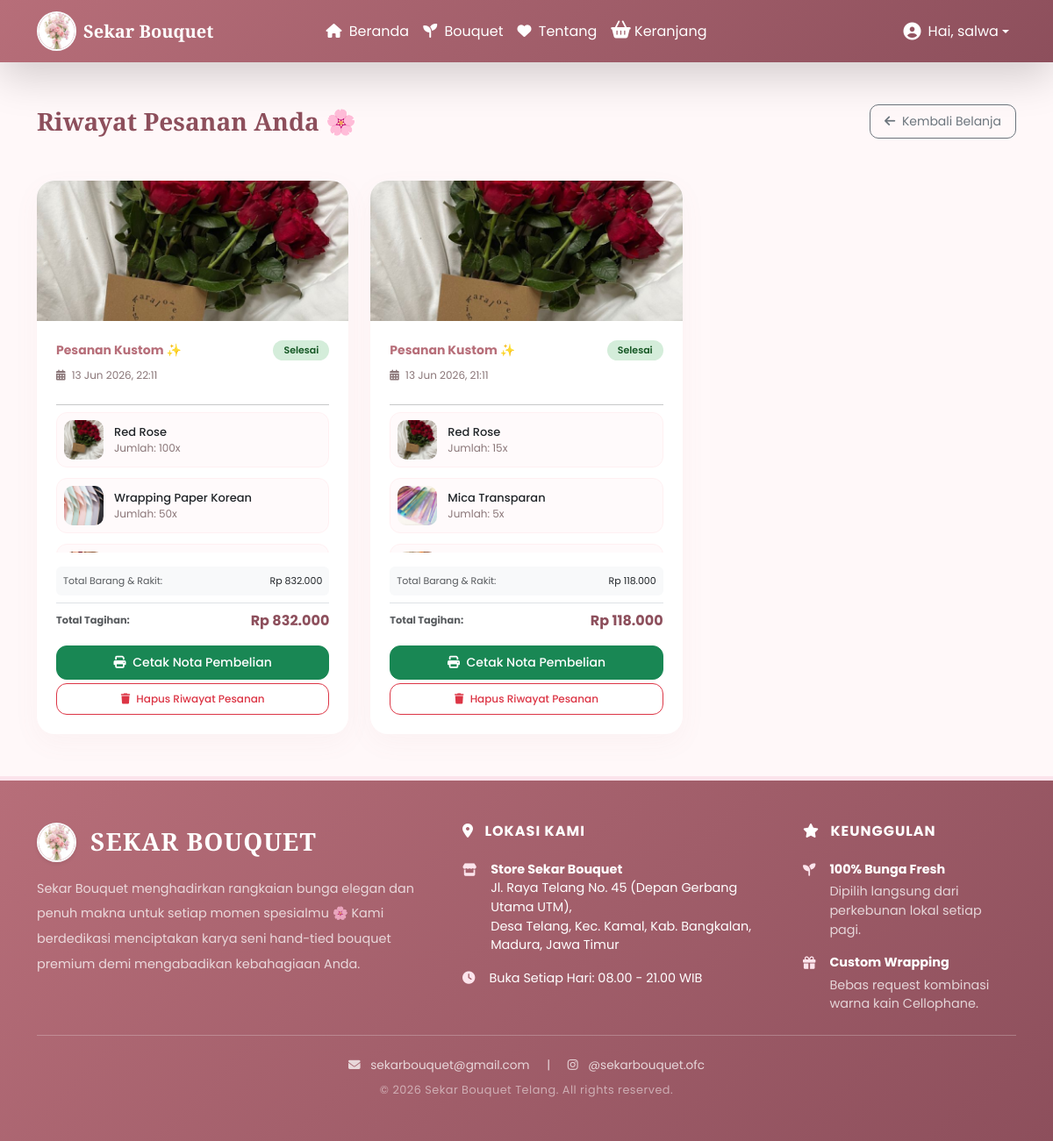
/riwayat_pesanan.php (signed in), run on the app's committed database.
### tables this page shows
CREATE TABLE `pesanan` (
  `id_pesanan` int(11) NOT NULL,
  `id_pelanggan` int(11) NOT NULL,
  `tanggal` datetime DEFAULT current_timestamp(),
  `total` int(11) DEFAULT 0,
  `status` enum('Menunggu Pembayaran','Diproses','Selesai','Dibatalkan') DEFAULT 'Menunggu Pembayaran',
  `metode_pembayaran` varchar(50) DEFAULT NULL,
  `bukti` varchar(255) DEFAULT NULL
);

CREATE TABLE `produk` (
  `id_produk` int(11) NOT NULL,
  `id_kategori` int(11) NOT NULL,
  `id_supplier` int(11) NOT NULL,
  `nama_produk` varchar(100) NOT NULL,
  `warna` varchar(50) DEFAULT NULL,
  `ukuran` varchar(30) DEFAULT NULL,
  `harga_beli` int(11) NOT NULL,
  `harga_jual` int(11) NOT NULL,
  `stok` int(11) DEFAULT 0,
  `stok_minimum` int(11) DEFAULT 10,
  `tanggal_masuk` date DEFAULT NULL,
  `tanggal_expired` date DEFAULT NULL,
  `gambar` varchar(255) DEFAULT NULL
);

CREATE TABLE `detail_pesanan` (
  `id_detail` int(11) NOT NULL,
  `id_pesanan` int(11) NOT NULL,
  `id_produk` int(11) NOT NULL,
  `jumlah` int(11) NOT NULL,
  `harga` int(11) NOT NULL,
  `subtotal` int(11) NOT NULL
);

### riwayat_pesanan.php (the view, shortened to what this page needs)
<?php
include 'koneksi.php';
$id_user = $_SESSION['id_pelanggan'] ?? $_SESSION['id_user'] ?? $_SESSION['id'] ?? null;
$sql = "SELECT
            p.*,
            bc.ongkos_rakit,
            (SELECT SUM(subtotal) FROM detail_pesanan dp WHERE dp.id_pesanan = p.id_pesanan) AS total_komponen
        FROM pesanan p
        LEFT JOIN bouquet_custom bc ON p.id_pesanan = bc.id_pesanan
        WHERE p.id_pelanggan = ?
        ORDER BY p.id_pesanan DESC";
$stmt = $koneksi->prepare($sql);
$stmt->bind_param("i", $id_user);
$stmt->execute();
$result = $stmt->get_result();
?>
<!DOCTYPE html>
<html lang="id">
<head>
    <link href="https://cdn.jsdelivr.net/npm/bootstrap@5.3.2/dist/css/bootstrap.min.css" rel="stylesheet">
    <link rel="stylesheet" href="https://cdnjs.cloudflare.com/ajax/libs/font-awesome/6.4.2/css/all.min.css">
</head>
<body>
<?php include 'layout/header.php'; ?>
<div class="container py-5" style="min-height: 80vh;">
    <div class="d-flex justify-content-between align-items-center mb-5">
        <h3 class="mb-0 fw-bold text-dark" style="font-family: 'Playfair Display', serif; color: #8d4f5c !important;">Riwayat Pesanan Anda 🌸</h3>
        <a href="index.php" class="btn btn-outline-secondary btn-sm px-3 py-2" style="border-radius: 10px;">
            <i class="fa fa-arrow-left me-1"></i> Kembali Belanja
        </a>
    </div>
    <?php if($result->num_rows === 0): ?>
        <div class="text-center py-5">
            <i class="fa-solid fa-basket-shopping text-muted mb-3" style="font-size: 3.5rem; opacity: 0.4;"></i>
            <p class="text-muted">Belum ada riwayat transaksi yang tercatat.</p>
        </div>
    <?php else: ?>
        <div class="grid">
        <?php while($row = $result->fetch_assoc()): ?>
            <?php
                $id = $row['id_pesanan'];
                $status_db = trim($row['status']);
                $ongkos_rakit     = (int)($row['ongkos_rakit'] ?? 0);
                $info_pesanan     = ($ongkos_rakit > 0) ? "Pesanan Kustom ✨" : "Katalog Produk 🌸";
                $badge_class = "status-pending";
                if (strcasecmp($status_db, 'selesai') == 0) {
                    $badge_class = "status-selesai";
                } elseif (strcasecmp($status_db, 'diproses') == 0) {
                    $badge_class = "status-diproses";
                } elseif (strcasecmp($status_db, 'dibatalkan') == 0) {
                    $badge_class = "status-dibatalkan";
                }
                $total_komponen   = (int)($row['total_komponen'] ?? 0);
                $subtotal_asli    = $total_komponen + $ongkos_rakit;
                $total_akhir_db   = (int)$row['total'];
                $q_first = $koneksi->prepare("SELECT pr.gambar FROM detail_pesanan dp JOIN produk pr ON pr.id_produk = dp.id_produk WHERE dp.id_pesanan = ? LIMIT 1");
                $q_first->bind_param("i", $id);
                $q_first->execute();
                $first = $q_first->get_result()->fetch_assoc();
            ?>
            <div class="card-order">
                <?php if(!empty($first['gambar'])): ?>
                    <img src="assets/gambar/<?= htmlspecialchars($first['gambar']); ?>" class="header-img">
                <?php else: ?>
                    <div class="bg-secondary-subtle header-img d-flex align-items-center justify-content-center">
                        <i class="fa fa-image text-muted fs-3"></i>
                    </div>
                <?php endif; ?>
                <div class="content">
                    <div class="d-flex justify-content-between align-items-center mb-2">
                        <span class="fw-bold text-dark fs-6" style="font-size: 14px !important; color: #b76e79 !important;">
                            <?= $info_pesanan; ?>
                        </span>
                        <span class="badge <?= $badge_class; ?>"><?= htmlspecialchars($status_db); ?></span>
                    </div>
                    <div class="small-text mb-3">
                        <i class="fa fa-calendar-alt me-1"></i> <?= date('d M Y, H:i', strtotime($row['tanggal'])); ?>
                    </div>
                    <hr class="my-2 opacity-25">
                    <div class="product-list-scroll mb-3" style="max-height: 160px; overflow-y: auto;">
                        <?php
                        $q_items = $koneksi->prepare("SELECT pr.nama_produk, pr.gambar, dp.jumlah FROM detail_pesanan dp JOIN produk pr ON pr.id_produk = dp.id_produk WHERE dp.id_pesanan = ?");
                        $q_items->bind_param("i", $id);
                        $q_items->execute();
                        $res_items = $q_items->get_result();
                        while($p = $res_items->fetch_assoc()):
                        ?>
                            <div class="product-item">
                                <img src="assets/gambar/<?= htmlspecialchars($p['gambar']); ?>" class="product-img">
                                <div class="flex-grow-1">
                                    <div class="fw-medium text-dark text-truncate" style="max-width: 180px;"><?= htmlspecialchars($p['nama_produk']); ?></div>
                                    <div class="small-text">Jumlah: <?= $p['jumlah']; ?>x</div>
                                </div>
                            </div>
                        <?php endwhile; $q_items->close(); ?>
                    </div>
                    <div class="mt-auto">
                        <div class="bg-light p-2 rounded mb-2 style-muted" style="font-size: 11px;">
                            <div class="d-flex justify-content-between">
                                <span class="text-muted">Total Barang & Rakit:</span>
                                <span class="text-dark">Rp <?= number_format($subtotal_asli, 0, ',', '.'); ?></span>
                            </div>
                        </div>
                        <div class="d-flex justify-content-between align-items-center pt-2 border-top">
                            <span class="text-muted small fw-bold">Total Tagihan:</span>
                            <span class="fw-bold fs-6" style="color: #8d4f5c;">Rp <?= number_format($total_akhir_db, 0, ',', '.'); ?></span>
                        </div>
                        <div class="mt-3">
                            <?php if(strcasecmp($status_db, 'selesai') == 0): ?>
                                <a href="nota.php?id=<?= $id; ?>" class="btn btn-success btn-sm w-100 py-2" style="border-radius: 12px; font-weight: 500;">
                                    <i class="fa fa-print me-1"></i> Cetak Nota Pembelian
                                </a>
                            <?php elseif(strcasecmp($status_db, 'dibatalkan') == 0): ?>
                                <button class="btn btn-light btn-sm w-100 py-2 border text-muted" style="border-radius: 12px;" disabled>Pesanan Dibatalkan</button>
                            <?php elseif(strcasecmp($status_db, 'diproses') == 0): ?>
                                <div class="alert alert-info py-2 px-3 m-0 small text-center" style="border-radius: 12px; font-size: 12px;">
                                    <i class="fa-solid fa-wand-magic-sparkles me-1"></i> Buket sedang dirangkai tim
                                </div>
                            <?php else: ?>
                                <div class="alert alert-warning py-2 px-3 m-0 mb-2 small text-center" style="border-radius: 12px; font-size: 12px;">
                                    <i class="fa fa-hourglass-half me-1"></i> Menunggu Konfirmasi Pembayaran
                                </div>
                            <?php endif; ?>
                            <a href="hapus_pesanan.php?id_pesanan=<?= $id; ?>"
                               onclick="return confirm('Apakah Anda yakin ingin menghapus riwayat pesanan ini?')"
                               class="btn btn-outline-danger btn-sm w-100 py-2 mt-1"
                               style="border-radius: 12px; font-size: 12px; font-weight: 500;">
                               <i class="fa fa-trash me-1"></i> Hapus Riwayat Pesanan
                            </a>
                        </div>
                    </div>
                </div>
            </div>
        <?php endwhile; ?>
        </div>
    <?php endif; ?>
</div>
<?php include 'layout/footer.php'; ?>
</body>
</html>

### riwayat_pesanan.php (style rules this page uses)
body { background: #fff8f9; font-family: 'Poppins', sans-serif; }
.grid { display: grid; grid-template-columns: repeat(auto-fill, minmax(320px, 1fr)); gap: 25px; }
.card-order { background: #fff; border: none; border-radius: 20px; box-shadow: 0 10px 30px rgba(183, 110, 121, 0.05); overflow: hidden; transition: all 0.3s ease; display: flex; flex-direction: column; justify-content: space-between; }
.header-img { width: 100%; height: 160px; object-fit: cover; }
.content { padding: 22px; font-size: 13px; flex-grow: 1; display: flex; flex-direction: column; }
.badge { font-size: 11px; padding: 6px 12px; border-radius: 30px; font-weight: 600; text-transform: capitalize; }
.status-selesai { background: #d4edda; color: #155724; }
.product-item { display: flex; align-items: center; gap: 12px; font-size: 13px; margin-bottom: 12px; background: #fffafb; padding: 8px; border-radius: 12px; border: 1px solid #fff0f2; }
.product-img { width: 45px; height: 45px; border-radius: 10px; object-fit: cover; }
.small-text { font-size: 12px; color: #8a7678; }

### data on the page
pesanan: produk.gambar (picture), info_pesanan "Pesanan Kustom ✨", status "Selesai", tanggal "13 Jun 2026, 22:11", subtotal_asli "832.000", total "832.000"
detail_pesanan: id_produk.gambar (picture), id_produk.nama_produk "Red Rose", jumlah "100"
detail_pesanan: id_produk.gambar (picture), id_produk.nama_produk "Wrapping Paper Korean", jumlah "50"
detail_pesanan: id_produk.gambar (picture)
pesanan: produk.gambar (picture), info_pesanan "Pesanan Kustom ✨", status "Selesai", tanggal "13 Jun 2026, 21:11", subtotal_asli "118.000", total "118.000"
detail_pesanan: id_produk.gambar (picture), id_produk.nama_produk "Red Rose", jumlah "15"
detail_pesanan: id_produk.gambar (picture), id_produk.nama_produk "Mica Transparan", jumlah "5"
detail_pesanan: id_produk.gambar (picture)

### other printed values
$_SESSION['username'] "salwa"
